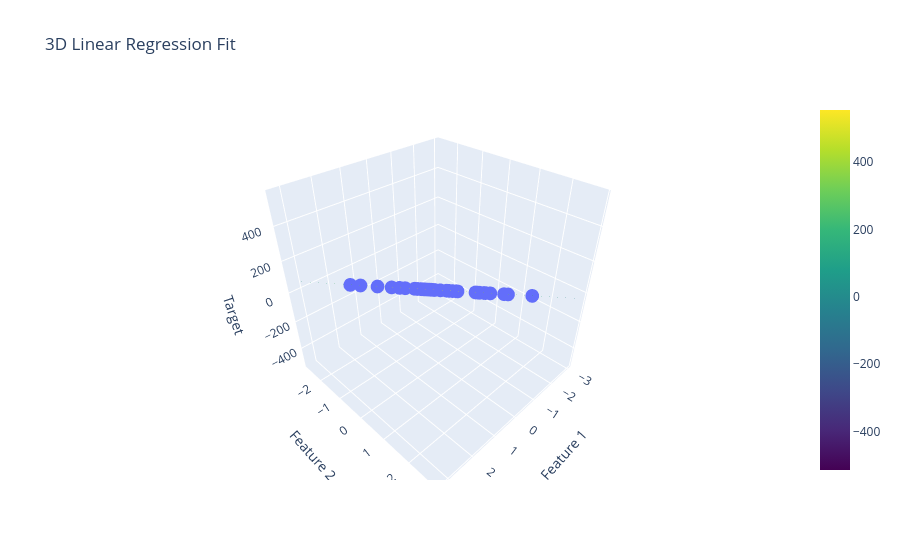

Here is the notebook cell this chart was saved with:
### Code cell
import numpy as np
import plotly.graph_objects as go
import plotly.express as px

# Step 1: Create a grid from x and y
x = np.linspace(x_train.iloc[:, 0].min(), x_train.iloc[:, 0].max(), 10)
y = np.linspace(x_train.iloc[:, 1].min(), x_train.iloc[:, 1].max(), 10)
xGrid, yGrid = np.meshgrid(x, y)

# Step 2: Flatten and stack the grid into (100, 2)
grid_points = np.vstack((xGrid.ravel(), yGrid.ravel())).T  # shape: (100, 2)

# Step 3: Predict z values for the grid
z_pred = lr.predict(grid_points).reshape(xGrid.shape)

# Step 4: Create 3D scatter plot with actual data
fig = px.scatter_3d(
    x=x_test.iloc[:, 0],
    y=x_test.iloc[:, 1],
    z=y_test.iloc[:, 0],
    labels={'x': 'Feature 1', 'y': 'Feature 2', 'z': 'Target'},
    title="3D Linear Regression Fit"
)

# Step 5: Add the regression surface
fig.add_trace(go.Surface(x=x, y=y, z=z_pred, colorscale='Viridis', opacity=0.6, name='Prediction Surface'))

# Show the plot
fig.show()

### Figure 1 — Plotly figure (JSON) as saved in the notebook; plotly's stock layout.template omitted (floating-point values rounded to 4 significant figures)
{"data": [{"hovertemplate": "Feature 1=%{x}<br>Feature 2=%{y}<br>Target=%{z}<extra></extra>", "legendgroup": "", "marker": {"color": "#636efa", "symbol": "circle"}, "mode": "markers", "name": "", "scene": "scene", "showlegend": false, "type": "scatter3d", "x": [0.7415, 0.3961, 0.5027, 0.6991, 0.6318, -1.716, -1.607, -0.6671, -0.8237, 0.1114, -0.9238, -0.9755, -1.959, 0.3323, 0.6178, 0.1941, 0.1257, -1.761, 2.8, 0.445, 0.02287, 0.6109, -0.7088, 1.998, -0.2382, 2.527, 0.1591, 0.1105, -0.1485, -0.6248, -0.108, 0.4396, -0.6942, -0.2316, 0.1432, 0.2611, -0.9343, -0.8887, 1.794, 1.129], "y": [-0.2689, -1.29, -0.3757, -1.326, 0.6316, 2.09, 1.362, 1.006, 1.102, 1.548, 0.7466, 0.9433, 0.06273, -0.004961, 0.05157, 0.02012, -0.112, 1.131, -0.09639, -0.4733, -0.2825, 0.127, 0.09853, -1.683, 0.1108, 0.2344, 0.5411, 0.8079, -0.8334, 0.8834, -0.4108, -0.5468, 1.348, 0.3505, -0.03881, -0.4843, -1.254, 1.052, 0.4552, 0.4869], "z": [47.27, -73.73, 15.35, -48.07, 114.6, 17.39, -35.09, 23.49, 16.84, 144.3, -23.35, -11.29, -180.8, 31.16, 63.18, 20.19, 2.28, -69.79, 257.9, 1.434, -22.22, 69.04, -58.87, 44.63, -13.08, 260.4, 61.85, 80.26, -86.08, 16.89, -45.74, -5.419, 50.39, 8.246, 10.26, -16.99, -197.1, 6.363, 209.9, 149.4]}, {"colorscale": [[0, "#440154"], [0.1111, "#482878"], [0.2222, "#3e4989"], [0.3333, "#31688e"], [0.4444, "#26828e"], [0.5556, "#1f9e89"], [0.6667, "#35b779"], [0.7778, "#6ece58"], [0.8889, "#b5de2b"], [1, "#fde725"]], "name": "Prediction Surface", "opacity": 0.6, "type": "surface", "x": [-2.981, -2.291, -1.601, -0.9106, -0.2206, 0.4694, 1.159, 1.849, 2.539, 3.229], "y": [-2.676, -2.061, -1.446, -0.8303, -0.215, 0.4004, 1.016, 1.631, 2.247, 2.862], "z": [[-514.4, -448.8, -383.2, -317.7, -252.1, -186.5, -120.9, -55.29, 10.31, 75.9], [-461.3, -395.7, -330.1, -264.5, -198.9, -133.3, -67.75, -2.152, 63.44, 129.0], [-408.2, -342.6, -277.0, -211.4, -145.8, -80.2, -14.61, 50.98, 116.6, 182.2], [-355.0, -289.4, -223.8, -158.3, -92.66, -27.07, 38.52, 104.1, 169.7, 235.3], [-301.9, -236.3, -170.7, -105.1, -39.53, 26.06, 91.66, 157.2, 222.8, 288.4], [-248.8, -183.2, -117.6, -51.99, 13.6, 79.2, 144.8, 210.4, 276.0, 341.6], [-195.6, -130.0, -64.45, 1.144, 66.74, 132.3, 197.9, 263.5, 329.1, 394.7], [-142.5, -76.91, -11.32, 54.28, 119.9, 185.5, 251.1, 316.6, 382.2, 447.8], [-89.37, -23.78, 41.82, 107.4, 173.0, 238.6, 304.2, 369.8, 435.4, 501.0], [-36.23, 29.36, 94.95, 160.5, 226.1, 291.7, 357.3, 422.9, 488.5, 554.1]]}], "layout": {"legend": {"tracegroupgap": 0}, "scene": {"domain": {"x": [0, 1], "y": [0, 1]}, "xaxis": {"title": {"text": "Feature 1"}}, "yaxis": {"title": {"text": "Feature 2"}}, "zaxis": {"title": {"text": "Target"}}}, "title": {"text": "3D Linear Regression Fit"}}}
